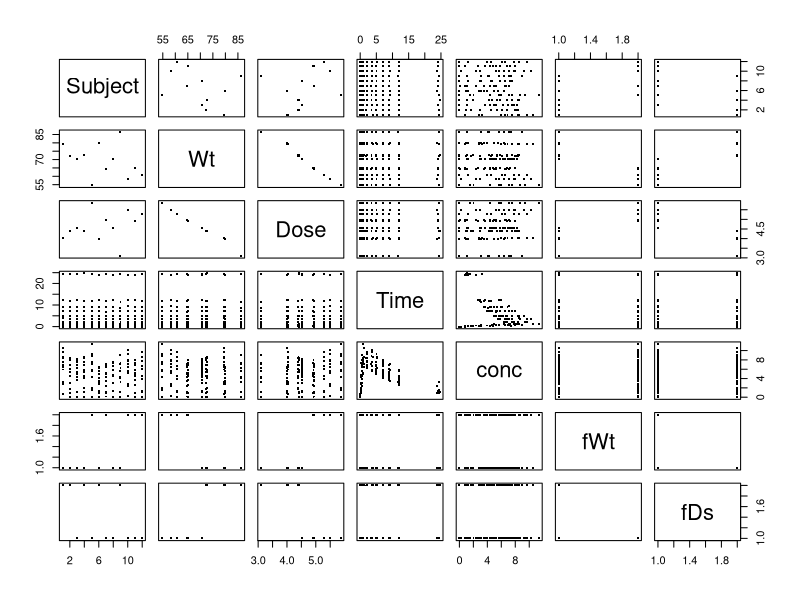
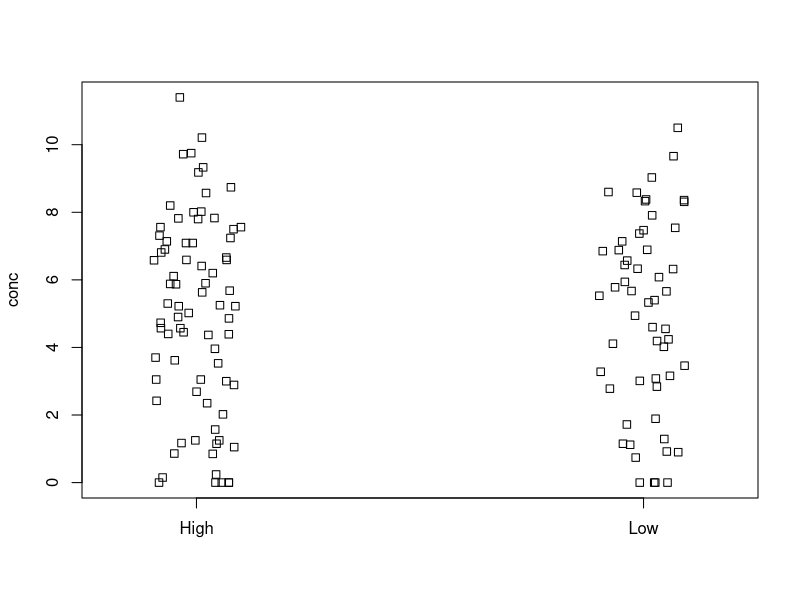
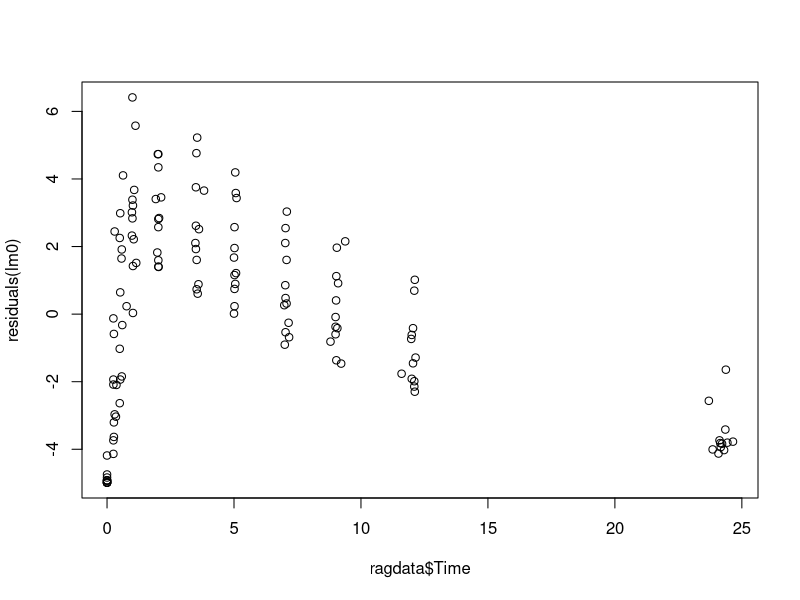
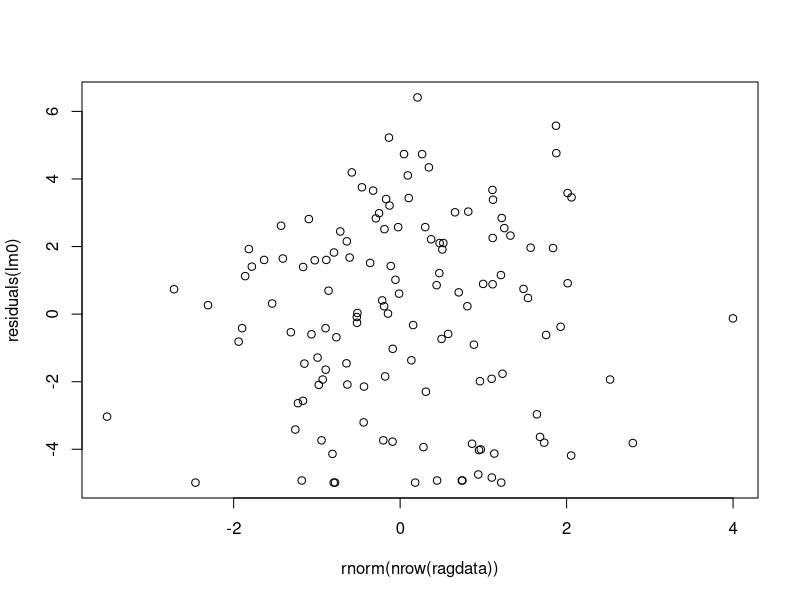
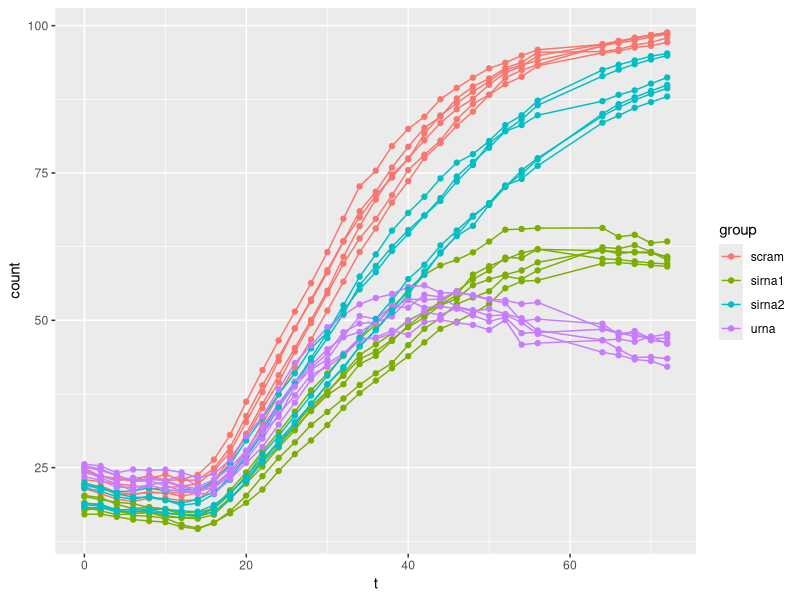
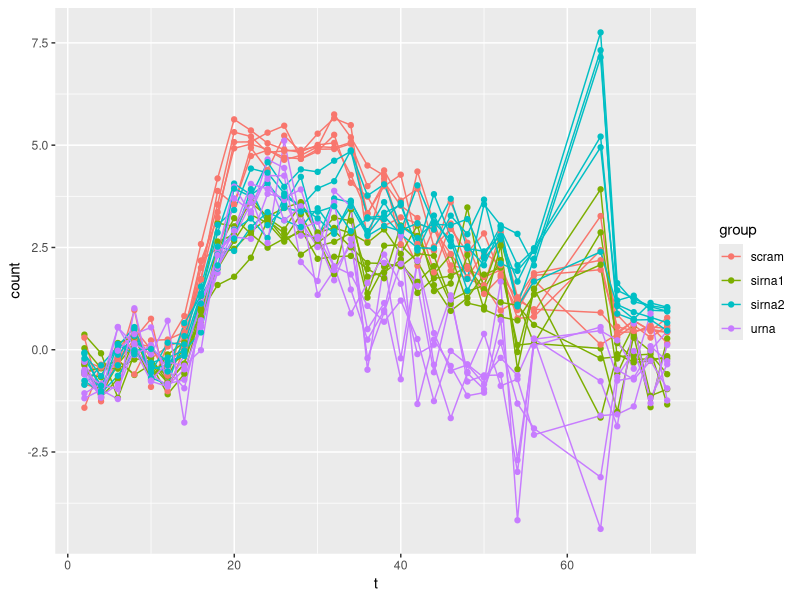
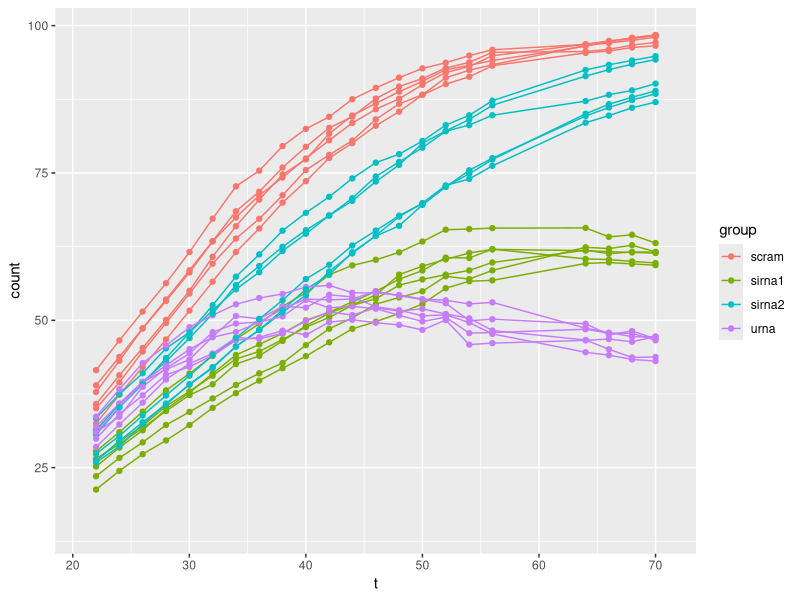
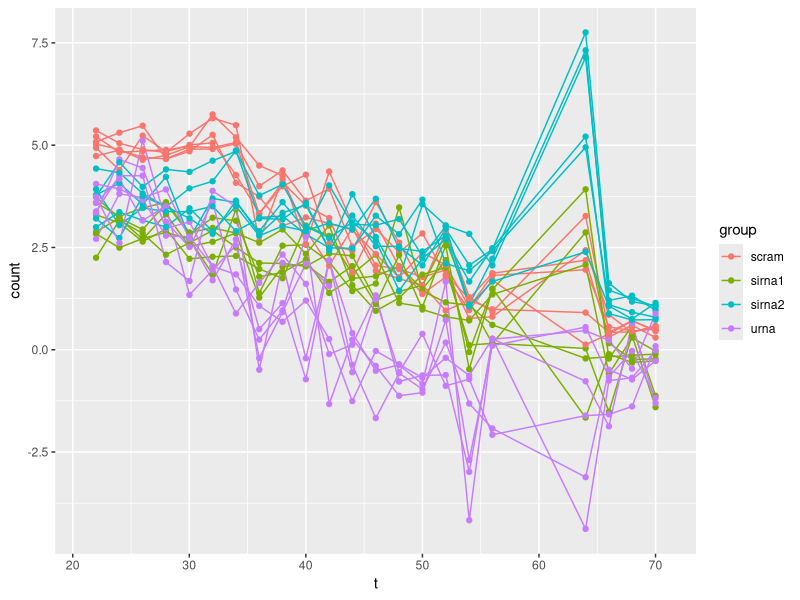

Write R code to recreate these figures, in order. (Note: this script raises an error after producing the figures.)
#' ---
#' title: "Regression Crash Course"
#' author: "Nour Abdelfattah"
#' date: "November 29, 2016"
#' ---
.workdir <- 'Session_06_Regression';
if(basename(getwd())!=.workdir){
  if(.workdir %in% list.files('.')) setwd(.workdir) else
    if(.workdir %in% list.files('..')) setwd(file.path('..',.workdir)) else
      setwd(file.path('..','..',.workdir))
}

#' Load the usual goodies
library(magrittr); library(ggplot2); library(nlme);

#' Load the data
ragdata<- read.csv("regdata.csv");

#' Plot the data to see what relationships between
#' variables become apparent
data.matrix(ragdata) %>% jitter %>% as.data.frame %>% plot(pch='.',cex=3);

#' Let's say we want to characterize the dose-concentration
#' relationship for this drug (Theophiline)
#' Treating dose as a dichotomous variables (fDs) we see...
stripchart(conc~fDs, ragdata,vertical=T,method='jitter');

#' Fit the equivalent linear regression model
lm0 <-lm(conc~fDs, ragdata);
lm0;
confint(lm0);
#' Make special note of the `Coefficients` table, that's
#' the hypothesis tests.
summary(lm0);
#' You can pull out just the coefficient table from 
#' `summary(lm0)` using the `$` operator, since `summary()`
#' returns a list (invisibly, as usual in R)
summary(lm0)$coefficient;
#' With a single dichotomous predictor, a linear model
#' gives the same result a t-test
t.test(conc~fDs,ragdata);
#' ...not significant, in both cases.
#' How about if we add `fWt` (low/high) as a predictor...
#' We can use the `update` function to avoid retyping the whole model
lm1 <- update(lm0,.~.+fWt);
summary(lm1);
#' Still insignificant.
#' How about if weight is the only predictor?
lm2 <- update(lm0,.~fWt);
#' Oh, by the way, there is a `Time` variable in the data.
#' Time has an annoying way of influencing everything. To
#' see if time might be a significant effect on the model,
#' try plotting its residuals against the candidate variable.
#' 
#' Notice the `plot(x,y)` syntax here instead of the `plot(y~x,data)` syntax
plot(ragdata$Time,residuals(lm0));
#' Yes, time seems to have a big effect. This is what an unimportant
#' variable would have looked like, in contrast:
plot(rnorm(nrow(ragdata)),residuals(lm0));
#' Let's try using Time as the main predictor of `conc`
lm3 <- lm(conc~Time,ragdata, subset = Time>3);
summary(lm3);
#' Now we do see a good fit on the model! Notice how the p-value
#' at the bottom is, for the first time, significant. This is 
#' goodness-of-fit test and what it's telling you here is that
#' the model fits significantly better than an "intercept-only" model
#' , i.e. `conc~1`... the most uninformative model possible.
#'
#' Does including dose further improve model fit? Let's try
#' the numeric version of the variable, `Dose`
lm4 <- update(lm3,.~.+Dose);
summary(lm4);
#' Even better.
#' Now let's compare the fit to `lm3`
anova(lm3,lm4);
#' Significantly better than `lm3`, so we keep lm4
#' What `lm4` tells us is that per unit of time, `conc`
#' goes down by -0.29 and this slope is significantly different
#' from 0. Also, per unit of dose, the curve is shifted up by
#' 0.77 and that too is significant. But how to we know that
#' `Dose` only shifts the intercept? What if the `Time` slope
#' is also dependent on `Dose`? For that we need to consider 
#' an interaction term between `Time` and `Dose`. Just add `Time*Dose` 
#' to the right side of the formula and it will expand out into
#' `Time + Dose + Time:Dose`.
lm5 <- update(lm3,.~Time*Dose);
summary(lm5);
#' Does it fit better?
anova(lm4,lm5);
#' Yes.
#' 
#' Body weight is also available as `Wt` (we're abandoning the 
#' `fWt` and `fDs` variables because they were only there to make the point that
#' discretizing numeric variables can make your model less sensitive).
#' But what about interactions? Do we _really_ need `Time*Dose*Wt` and the 
#' insane `Time + Dose + Wt + Time:Dose + Dose:Wt + Time:Wt + Time:Dose:Wt`
#' formula it will expand into? It can get tedious doing a separate F-test
#' (what it is we're really doing when we call the `anova()` command) for each 
#' addition or deletion of a variable. Furthermore, the F-test is not always valid.
#' So instead we use the `step()` function:
lm6<-step(lm5,scope=list(lower=.~1,upper=.~(.)*Wt));
#' Let's do an instant replay...
lm6<-step(
  # whee... we just called the mighty step function
  lm5,
  # ...upon the lm5 fitted model object
  scope = 
    # and we use the scope optional parameter
    list(
      # which takes a list with two values:
      lower=.~1,
      # lower, which represents the simplest model we 
      # are willing to consider (we use the null model 
      # described above, but we could use something else... 
      # for example force it to keep the variable 
      # representing the main intervention whether or not 
      # it contributes to model fit)
      # Note that we are using the update syntax, where 
      # '.' represents "what's already there"
      upper=.~(.)*Wt
      # And the second value, named 'upper' represents the
      # most complex model we are willing to consider. 
      # Reminder: the '~(.)' expands to '~ Time + Dose + Time:Dose'
      # and then with '*Wt' we add every possible interaction of
      # those with the 'Wt' variable. But we won't necessarily end
      # up keeping them all, this is just the upper bound on model
      # scope.
      ) # Done with scope argument
  ); # Done with expression.
#' So here is what `lm6` tells us:
summary(lm6);
#' It explains about 79% of the variation, and is significantly
#' better than a null model (it better be, since it's by definition
#' at least as good as `lm5` which is better than `lm4` which is better
#' than a null model).
#' 
#' Also it tells us that the slope of `conc` over `Time`
#' depends on `Dose` (falls faster with larger `Dose`), 
#' and that the slope of `conc` over `Wt`
#' also depends on `Dose` (rises slower with larger `Dose`)
#' The 'main effects' -- `Time`, `Dose`, and `Wt`... are 
#' less trustworthy... each is estimated while holding the
#' values of the others at 0. A dose of 0 is not represented 
#' in the data, and a weight of 0 is not even possible.
#' 
#' Let's center the numeric values (other than `Time`, where a
#' 0 is possible, though we are excluding it.)
summary(update(lm6,data=transform(ragdata,Dose=Dose-3.1,Wt=Wt-median(Wt))));
#' Thank you for participating. For the next (and final?) session I
#' _hope_ to cover:
#' 
#' * Using fitted models to predict new data.
#' * Plotting the predictions of fitted models.
#' * Taking into account that we have multiple individuals being measured over time, not just one, meaning that they might have random individual variation in slope and intercept.
#' * Having discrete and continuous variables in the same model.
#' * Maybe: transforming `conc` to make the data behave like cell counts in the context of multi-drug synergy and then trying either `lme()` with a function of `conc` or `nlme()`

#' # Session 7!
#' Make a durable version of our increasingly transformed `data.frame`
transform(ragdata,Dose = Dose - 3.1,Wt = Wt - median(Wt)) %>% 
  subset(Time > 3) -> ragdata0;
ragdata1 <- ragdata0[order(ragdata0$Time),];

#' # How to do confidence intervals on a fitted model
cbind(confint(lm6),summary(lm6)$coef[,1])[,c(1,3,2)];
#' Breaking it down:
 
# bind the columns these two functions give you into one convenient matrix
cbind(
  # this produces the lower and upper confidence bounds
  # giving 90% confidence bounds to demonstrate how to change from the
  # default 95%
  confint(lm6,level = 0.9),
  # the summary of lm6 returns an object like everything in R almost
  # which has a subobject called coefficients, which we can extract in
  # the same command... and that object is a matrix, whose first column
  # are the effect estimates from our model, so we extract that with [,1]
  summary(lm6)$coef[,1]
  # but the resulting 3-column matrix might be less convenient than
  # lower/estimate/upper form, so we rearrange it with [,c(1,3,2)]
)[,c(1,3,2)] -> lm6confint;

#' If we transformed the response variable, e.g. with `log()` (which we 
#' didn't, but for illustrative purposes.. ) we can back-transform this 
#' entire matrix back to linear scale with `exp()`

exp(lm6confint);

#' TODO: insert exploration up to this point
#' "OKay, okay, but what if your data is non-linear?"
#' Switching gears, let's load the 'Inucyte' dataset.
indat <- read.csv('Incucyte.csv');
#' Get the first-differences
indat0 <- data.frame(Elapsed=indat$Elapsed[-1],sapply(indat[,-1],diff));

#' Now let's make long versions of both these.
#' Notice we did first-differences (first derivatives) of these _first_
#' because it's easier while the samples are still in separate columns
lapply(names(indat)[-1],
       function(ii) indat[,c('Elapsed',ii)] %>% 
         # notice the setNames() call-- causes all the individual data.frames
         # being combined to have the same column names so that rbind() does 
         # not fail
         cbind(ID=ii) %>% setNames(c('t','count','id'))) %>% 
  do.call(rbind,.) -> lindat;

#' Repeat the above for the first-differenced version
lapply(names(indat0)[-1],
       function(ii) indat0[,c('Elapsed',ii)] %>% 
         cbind(ID=ii) %>% setNames(c('t','count','id'))) %>% 
  do.call(rbind,.) -> lindat0;

#' Create the treatment group variable by taking the prefix of each sample ID
lindat$group<-factor(gsub('_[GH][0-9]{1,2}','',lindat$id));
lindat0$group<-factor(gsub('_[GH][0-9]{1,2}','',lindat0$id));

#' Prediction: the first-difference version will be better suited to a linear
#' model.
inplot <- ggplot(lindat,aes(x=t,y=count,group=id,col=group))+geom_line()+geom_point();
inplot0 <- ggplot(lindat0,aes(x=t,y=count,group=id,col=group))+geom_line()+geom_point();
inplot;
inplot0;
#' Now let's try restricting them to the 21 - 71 hour time window.
#' Raw values
inplot + scale_x_continuous(limits = c(21,71));
#' First differences (rate of change)
inplot0 + scale_x_continuous(limits = c(21,71));
#' So, you could fit a linear model mixed effect model on the first-differenced 
#' data like this:
in0lm <- lme(count~t+group,lindat0,random=~1|id);
#' Or you could fit a non-linear model, e.g. logistic like this:
#' First, get starting values
ininit<-getInitial(count~SSlogis(t,Asym,xmid,sdal),data=lindat);
innlm <- nlme(
  # model the response variable count as a logistic function of
  # parameters t (time, the primary covariate) and whatever
  # values best fit for Asym, xmid, and scal(e)
  count~SSlogis(t,Asym,xmid,scal),
  # from our lindat data.frame
  lindat,
  # Asym, xmid, and scal all are potentiall influenced by group
  # keeping in mind that group is really treatment
  fixed=Asym+xmid+scal~group,
  # ...not to be confused with the grouping variable
  # which for this data is each individual replicate, i.e.
  # well,represented by the id column
  groups=~id,
  # we provide the starting values, but we have to
  # repeat them four times, because there are four treatment
  # groups (scram,sirna1,sirna2,umrna)
  start=rep(ininit,4),
  # the below simply says that sample-to-sample
  # variation (i.e. random effects) in Asym, xmid, and scal
  # are independent of each other.
  random=pdDiag(Asym+xmid+scal~1)
  );
#' How do they look?
#' 
#' The mixed-effect linear residuals...
plot(in0lm);
#' The mixed-effect nonlinear residuals...
plot(innlm);
#' In short, they look terrible.
#' But we're keeping in all that noise in the beginning.
#' Let's try limiting the data to only after the 20th hour
in0lm1 <- update(in0lm,subset=t>20);
innlm1 <- update(innlm,subset=t>20);
#' Let's try again...
#' 
#' Linear on growth rate
plot(in0lm1);
#' Non-linear on raw count
plot(innlm1);
#' Better, but weird spike in the 45-55 range of predicted 
#' values. Why is that? It's because the `urna` group
#' does not obey the logistic model like the other 
#' treatments do. You can tell by coloring the dots
#' on a plot of the original data:
plot(count~t,getData(innlm1));
#' Note the use of the `getData()` command. Instead of
#' trying to recreate and properly align the original data
#' with the subset used in the `innlm1` model, it extracts
#' the actual data-set that the model has been fitted to and
#' is retained within the model object.
#' 
#' Now let's color the dots for which the predicted values 
#' are in the 45-55 range
points(
  # same formula-style first argument for plot as before
  count~t,
  # same accessing of the data except now we subset it
  getData(innlm1)[
    # which tells us which predicted values return true for 
    # the expression in its argument
    which(
      # the expression is:
      # the absolute value of
      abs(
        # the difference between 50 and the predicted
        # value according to the innlm1 model...
        50 - predict(innlm1)
        # ...must be less than 5
        # in other words 45 < X < 55
        )<5
      # close off the parentheses and brackets for the
      # data argument to the points() function
      ),],
  # specify a color to distinguish these points from the rest
  col='green');
#' So, you could spend your time learning how to write a modified
#' `SSlogis()` function. Or you could ask yourself, does it matter?
#' I would aruge that the imperfect fit of the `urna` group does not
#' alter your _main_ hypothesis: that it outperforms the 
#' siRNA knock-downs. Forcing a logistic model to fit to this actually
#' biases the results to make the effect size seem smaller and your micro
#' RNA _still_ outperforms.

#' Here are the hypothesis tests for the nonlinear model.
#' (in a regular `lm()` this would be `summary(foo)$coef` 
#' but this is nlme/lme):
summary(innlm1)$tTest
#' The heck does this mean? To be continued...
